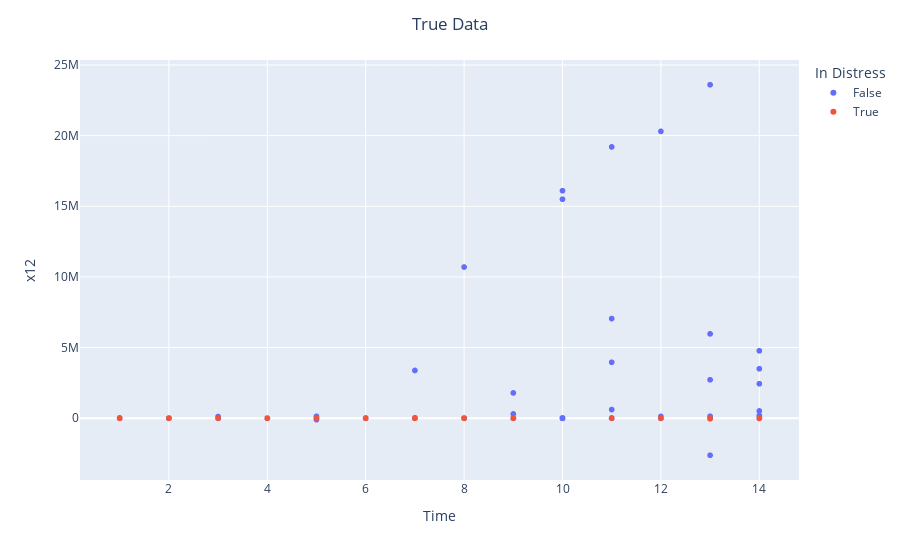

Notebook cell for this chart:
### Code cell
# True plot

# choose features for plots 
x_label = "Time"
y_label = "x12"

#
def scat_plot(colour):
    scat = px.scatter(x= X_test[x_label],
                    y= X_test[y_label],
                    color= colour
                    )
    return scat

fig1 = scat_plot(y_test)

fig1.update_layout(xaxis_title = x_label, 
                   yaxis_title = y_label, 
                   legend_title = "In Distress", 
                   title = "True Data",
                   title_x = 0.5
                   )
fig1.show()

### Figure 1 — Plotly figure (JSON) as saved in the notebook; plotly's stock layout.template omitted (floating-point values rounded to 4 significant figures; data arrays with more than 128 entries replaced by an {"elided": "..."} marker saying what was removed)
{"data": [{"hovertemplate": "color=False<br>x=%{x}<br>y=%{y}<extra></extra>", "legendgroup": "False", "marker": {"color": "#636efa", "symbol": "circle"}, "mode": "markers", "name": "False", "showlegend": true, "type": "scattergl", "x": {"elided": "1053 int values"}, "xaxis": "x", "y": {"elided": "1053 float values"}, "yaxis": "y"}, {"hovertemplate": "color=True<br>x=%{x}<br>y=%{y}<extra></extra>", "legendgroup": "True", "marker": {"color": "#EF553B", "symbol": "circle"}, "mode": "markers", "name": "True", "showlegend": true, "type": "scattergl", "x": [12, 13, 12, 4, 9, 2, 2, 3, 3, 14, 14, 4, 1, 14, 11, 1, 12, 3, 7, 7, 7, 13, 4, 13, 2, 9, 9, 5, 6, 6, 8, 14, 7, 1, 2, 7, 1, 7, 7, 7, 1, 8, 14, 4, 9, 7, 6, 14, 8], "xaxis": "x", "y": [2679, 5.529, -0.1506, 0.3166, -0.6175, 1.27, 1.71, -0.1933, -0.2141, 0.7601, -8.161, 0.9949, -0.382, 0.7993, 1.395, 4.121, 1.737, 0.9587, 1.407, 3.791, 3.498, -0.173, -6.707, -41794, -0.09777, 0.7821, 0.9893, 1.06, -2.096, -0.2202, 3.325, 0.3547, -0.557, 1.036, -0.2702, -0.343, -8.216, 0.1782, 0.1925, 1.657, 1.823, -0.01203, -0.911, -0.1781, 2.077, 0.3201, -3.85, 1.011, 0.06813], "yaxis": "y"}], "layout": {"legend": {"title": {"text": "In Distress"}, "tracegroupgap": 0}, "margin": {"t": 60}, "title": {"text": "True Data", "x": 0.5}, "xaxis": {"anchor": "y", "domain": [0, 1], "title": {"text": "Time"}}, "yaxis": {"anchor": "x", "domain": [0, 1], "title": {"text": "x12"}}}}
